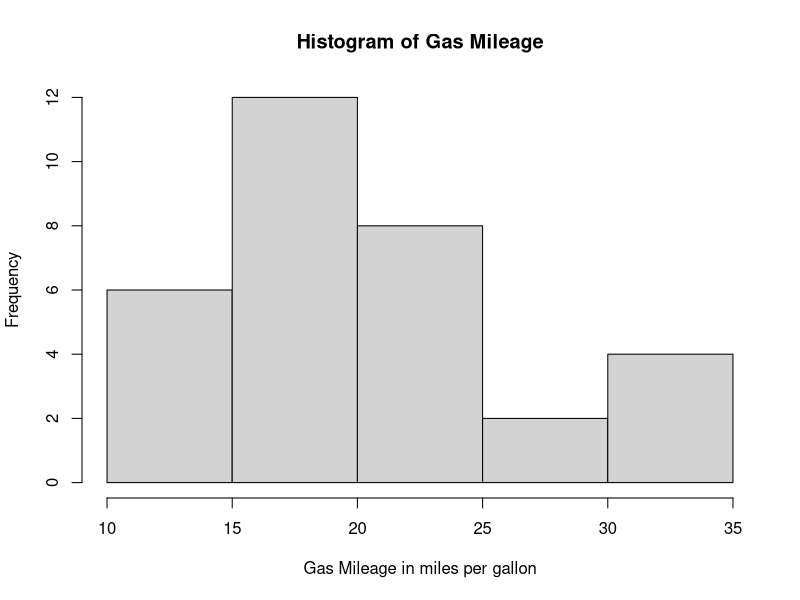

The R script that drew this image:
## ---- chunk 1
data(mtcars) # data extracted from 1974 Motor Trend US magazine
dim(mtcars)
## ---- chunk 2
head(mtcars) # shows the first six observations of the dataset
## ---- chunk 3
mydata <- mtcars$mpg
## ---- chunk 4
summary(mydata); sd(mydata)
mean((mydata-mean(mydata))^2) # mean square error
## ---- chunk 5
hist(mydata, xlab = "Gas Mileage in miles per gallon",
            main = "Histogram of Gas Mileage", col = "lightgray")
